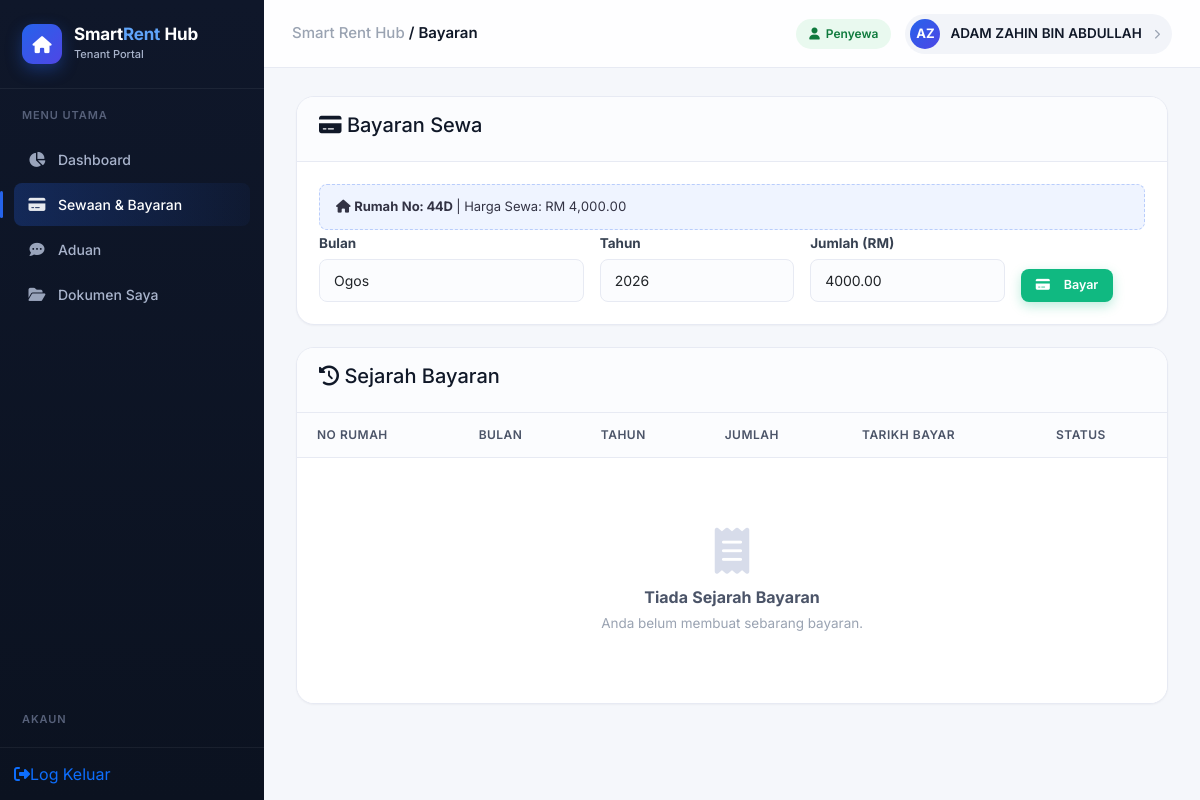
Before: /bayaran.php (signed in) with the older database file.
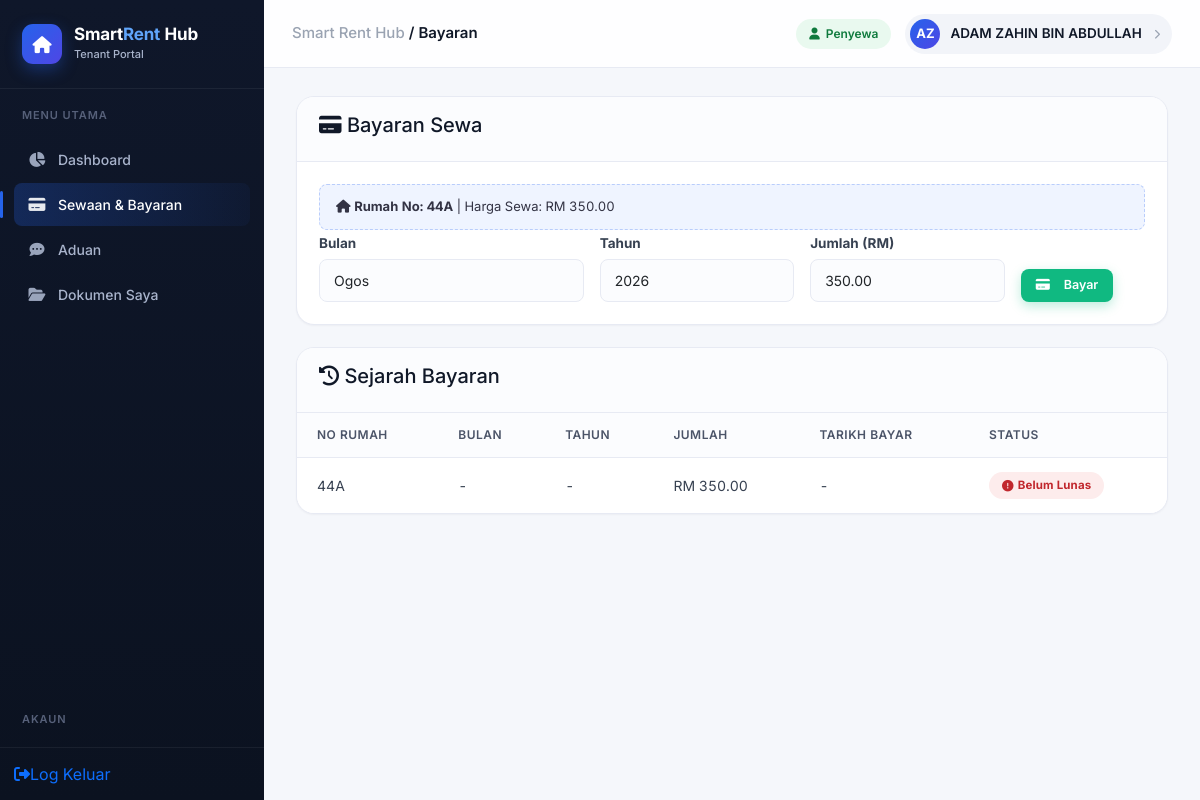
After: the same page with the newer database file.
### tables this page shows
CREATE TABLE IF NOT EXISTS `sewa` (
  `id_sewa` int NOT NULL AUTO_INCREMENT,
  `id_penyewa` int DEFAULT NULL,
  `id_rumah` int DEFAULT NULL,
  `tarikh_masuk` date DEFAULT NULL,
  `deposit` decimal(10,2) DEFAULT NULL,
  PRIMARY KEY (`id_sewa`),
  KEY `id_penyewa` (`id_penyewa`),
  KEY `id_rumah` (`id_rumah`),
  CONSTRAINT `sewa_ibfk_1` FOREIGN KEY (`id_penyewa`) REFERENCES `penyewa` (`id_penyewa`),
  CONSTRAINT `sewa_ibfk_2` FOREIGN KEY (`id_rumah`) REFERENCES `rumah` (`id_rumah`)
);

CREATE TABLE IF NOT EXISTS `rumah` (
  `id_rumah` int NOT NULL AUTO_INCREMENT,
  `no_rumah` varchar(20) DEFAULT NULL,
  `harga_sewa` decimal(10,2) DEFAULT NULL,
  `status` enum('Kosong','Disewa') DEFAULT 'Kosong',
  PRIMARY KEY (`id_rumah`)
);

CREATE TABLE IF NOT EXISTS `bayaran` (
  `id_bayaran` int NOT NULL AUTO_INCREMENT,
  `id_sewa` int DEFAULT NULL,
  `bulan` varchar(20) DEFAULT NULL,
  `tahun` int DEFAULT NULL,
  `tarikh_bayar` datetime DEFAULT NULL,
  `jumlah` decimal(10,2) DEFAULT NULL,
  `status` enum('Lunas','Belum Lunas','Pending') DEFAULT 'Pending',
  `bill_code` varchar(50) DEFAULT NULL,
  `ref_no` varchar(50) DEFAULT NULL,
  PRIMARY KEY (`id_bayaran`),
  KEY `id_sewa` (`id_sewa`),
  CONSTRAINT `bayaran_ibfk_1` FOREIGN KEY (`id_sewa`) REFERENCES `sewa` (`id_sewa`)
);

### bayaran.php (the view, shortened to what the changed rows need)
<?php
include("db.php");
include("header_penyewa.php");
$id_penyewa = $_SESSION['user_id'];
$sql_sewa = "SELECT s.id_sewa, r.no_rumah, r.harga_sewa, r.id_rumah
             FROM sewa s
             JOIN rumah r ON s.id_rumah = r.id_rumah
             WHERE s.id_penyewa = ? AND r.status = 'Disewa'";
$stmt = mysqli_prepare($conn, $sql_sewa);
mysqli_stmt_bind_param($stmt, "i", $id_penyewa);
mysqli_stmt_execute($stmt);
$result_sewa = mysqli_stmt_get_result($stmt);
$sewa = mysqli_fetch_assoc($result_sewa);
$sql_histori = "SELECT
                    b.id_bayaran,
                    b.tarikh_bayar,
                    b.jumlah,
                    b.status,
                    b.bulan,
                    b.tahun,
                    r.no_rumah
                FROM bayaran b
                INNER JOIN sewa s ON b.id_sewa = s.id_sewa
                INNER JOIN rumah r ON s.id_rumah = r.id_rumah
                WHERE s.id_penyewa = ?
                ORDER BY b.id_bayaran DESC";
$stmt_histori = mysqli_prepare($conn, $sql_histori);
mysqli_stmt_bind_param($stmt_histori, "i", $id_penyewa);
mysqli_stmt_execute($stmt_histori);
$result_histori = mysqli_stmt_get_result($stmt_histori);
?>
    <div class="page-wrapper">
        <div class="card-custom">
            <div class="card-body-custom">
                <?php if ($sewa): ?>
                    <div class="info-box">
                        <i class="fas fa-home"></i>
                        <strong>Rumah No: <?= htmlspecialchars($sewa['no_rumah']) ?></strong>
                        | Harga Sewa: RM <?= number_format($sewa['harga_sewa'], 2) ?>
                    </div>
                    <form method="POST">
                        <div class="row g-3">
                            <div class="col-md-4">
                                <label class="form-label fw-bold">Bulan</label>
                                <select class="form-select" name="bulan" required>
                                    <?php
                                    $bulan_list = ['Januari','Februari','Mac','April','Mei','Jun','Julai','Ogos','September','Oktober','November','Disember'];
                                    $bulan_semasa = date('n') - 1;
                                    for ($i = 0; $i < 12; $i++) {
                                        $selected = ($i == $bulan_semasa) ? 'selected' : '';
                                        echo "<option value='{$bulan_list[$i]}' $selected>{$bulan_list[$i]}</option>";
                                    }
                                    ?>
                                </select>
                            </div>
                            <div class="col-md-3">
                                <label class="form-label fw-bold">Tahun</label>
                                <select class="form-select" name="tahun" required>
                                    <?php
                                    $tahun_semasa = date('Y');
                                    for ($i = $tahun_semasa - 1; $i <= $tahun_semasa + 1; $i++) {
                                        $selected = ($i == $tahun_semasa) ? 'selected' : '';
                                        echo "<option value='$i' $selected>$i</option>";
                                    }
                                    ?>
                                </select>
                            </div>
                            <div class="col-md-3">
                                <label class="form-label fw-bold">Jumlah (RM)</label>
                                <input type="number" class="form-control" name="jumlah"
                                       value="<?= $sewa['harga_sewa'] ?>" step="0.01" required>
                            </div>
                            <div class="col-md-2 d-flex align-items-end">
                                <button type="submit" name="bayar" class="btn-bayar">
                                    <i class="fas fa-credit-card me-2"></i> Bayar
                                </button>
                            </div>
                        </div>
                    </form>
                <?php endif; ?>
            </div>
        </div>
        <div class="card-custom">
            <div class="card-body-custom" style="padding: 0;">
                <div class="table-responsive">
                    <table class="table table-history">
                        <thead>
                            <tr>
                                <th>No Rumah</th>
                                <th>Bulan</th>
                                <th>Tahun</th>
                                <th>Jumlah</th>
                                <th>Tarikh Bayar</th>
                                <th>Status</th>
                            </tr>
                        </thead>
                        <tbody>
                            <?php if (mysqli_num_rows($result_histori) > 0): ?>
                                <?php while ($row = mysqli_fetch_assoc($result_histori)): ?>
                                <tr>
                                    <td><?= htmlspecialchars($row['no_rumah']) ?></td>
                                    <td><?= $row['bulan'] ?? '-' ?></td>
                                    <td><?= $row['tahun'] ?? '-' ?></td>
                                    <td>RM <?= number_format($row['jumlah'] ?? 0, 2) ?></td>
                                    <td><?= $row['tarikh_bayar'] ? date('d/m/Y H:i', strtotime($row['tarikh_bayar'])) : '-' ?></td>
                                    <td>
                                        <?php if ($row['status'] == 'Lunas'): ?>
                                            <span class="badge-status lunas"><i class="fas fa-check-circle me-1"></i> Lunas</span>
                                        <?php elseif ($row['status'] == 'Pending'): ?>
                                            <span class="badge-status pending"><i class="fas fa-clock me-1"></i> Pending</span>
                                        <?php elseif ($row['status'] == 'Belum Lunas'): ?>
                                            <span class="badge-status belum"><i class="fas fa-exclamation-circle me-1"></i> Belum Lunas</span>
                                        <?php else: ?>
                                            <span class="badge-status tiada">-</span>
                                        <?php endif; ?>
                                    </td>
                                </tr>
                                <?php endwhile; ?>
                            <?php else: ?>
                                <tr>
                                    <td colspan="6">
                                        <div class="empty-state">
                                            <i class="fas fa-receipt"></i>
                                            <h6>Tiada Sejarah Bayaran</h6>
                                            <p>Anda belum membuat sebarang bayaran.</p>
                                        </div>
                                    </td>
                                </tr>
                            <?php endif; ?>
                        </tbody>
                    </table>
                </div>
            </div>
        </div>
    </div>
<?php include("footer_penyewa.php"); ?>

Changed rows visible on the page:
removed sewa: id_rumah.no_rumah "44D", id_rumah.harga_sewa "4,000.00", jumlah "4000.00"
added sewa: id_rumah.no_rumah "44A", id_rumah.harga_sewa "350.00", jumlah "350.00"
added bayaran: rumah.no_rumah "44A", bulan "-", tahun "-", jumlah "350.00", status "Belum Lunas" (drawn)
Other visible differences:
text no longer shown: "Tiada Sejarah Bayaran Anda belum membuat sebarang bayaran."
